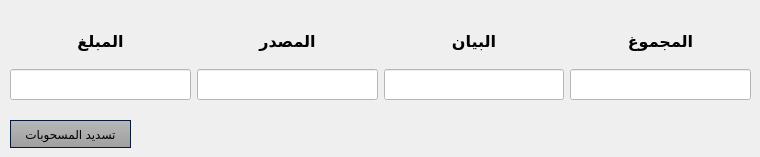
    <widget class="QWidget" name="tabPayWithdrawn">
     <attribute name="title">
      <string>تسديد المسحوبات</string>
     </attribute>
     <widget class="QWidget" name="gridLayoutWidget_4">
      <property name="geometry">
       <rect>
        <x>10</x>
        <y>20</y>
        <width>741</width>
        <height>80</height>
       </rect>
      </property>
      <layout class="QGridLayout" name="gridLayout_4" columnstretch="0,0,0,0">
       <item row="0" column="1">
        <widget class="QLabel" name="label_18">
         <property name="font">
          <font>
           <family>Arial</family>
           <pointsize>12</pointsize>
           <bold>true</bold>
          </font>
         </property>
         <property name="layoutDirection">
          <enum>Qt::RightToLeft</enum>
         </property>
         <property name="text">
          <string>المصدر</string>
         </property>
         <property name="alignment">
          <set>Qt::AlignCenter</set>
         </property>
        </widget>
       </item>
       <item row="0" column="2">
        <widget class="QLabel" name="label_19">
         <property name="font">
          <font>
           <family>Arial</family>
           <pointsize>12</pointsize>
           <bold>true</bold>
          </font>
         </property>
         <property name="layoutDirection">
          <enum>Qt::RightToLeft</enum>
         </property>
         <property name="text">
          <string>البيان</string>
         </property>
         <property name="alignment">
          <set>Qt::AlignCenter</set>
         </property>
        </widget>
       </item>
       <item row="1" column="3">
        <widget class="QLineEdit" name="inputSum_4">
         <property name="font">
          <font>
           <pointsize>14</pointsize>
          </font>
         </property>
         <property name="styleSheet">
          <string notr="true">background-color: rgb(255, 255, 255);</string>
         </property>
        </widget>
       </item>
       <item row="1" column="0">
        <widget class="QLineEdit" name="inputAmount_4">
         <property name="font">
          <font>
           <pointsize>14</pointsize>
          </font>
         </property>
         <property name="styleSheet">
          <string notr="true">background-color: rgb(255, 255, 255);</string>
         </property>
        </widget>
       </item>
       <item row="1" column="1">
        <widget class="QLineEdit" name="inputSource_4">
         <property name="font">
          <font>
           <pointsize>14</pointsize>
          </font>
         </property>
         <property name="styleSheet">
          <string notr="true">background-color: rgb(255, 255, 255);</string>
         </property>
        </widget>
       </item>
       <item row="1" column="2">
        <widget class="QLineEdit" name="inputComment_4">
         <property name="font">
          <font>
           <pointsize>14</pointsize>
          </font>
         </property>
         <property name="styleSheet">
          <string notr="true">background-color: rgb(255, 255, 255);</string>
         </property>
        </widget>
       </item>
       <item row="0" column="0">
        <widget class="QLabel" name="label_20">
         <property name="font">
          <font>
           <family>Arial</family>
           <pointsize>12</pointsize>
           <bold>true</bold>
          </font>
         </property>
         <property name="layoutDirection">
          <enum>Qt::RightToLeft</enum>
         </property>
         <property name="text">
          <string>المبلغ</string>
         </property>
         <property name="alignment">
          <set>Qt::AlignCenter</set>
         </property>
        </widget>
       </item>
       <item row="0" column="3">
        <widget class="QLabel" name="label_21">
         <property name="font">
          <font>
           <family>Arial</family>
           <pointsize>12</pointsize>
           <bold>true</bold>
          </font>
         </property>
         <property name="layoutDirection">
          <enum>Qt::RightToLeft</enum>
         </property>
         <property name="text">
          <string>المجموغ</string>
         </property>
         <property name="alignment">
          <set>Qt::AlignCenter</set>
         </property>
        </widget>
       </item>
      </layout>
     </widget>
     <widget class="QPushButton" name="btnWithdrawnPaymentEntry">
      <property name="geometry">
       <rect>
        <x>10</x>
        <y>120</y>
        <width>121</width>
        <height>28</height>
       </rect>
      </property>
      <property name="styleSheet">
       <string notr="true">QPushButton {
  background-color: qlineargradient(spread:repeat, x1:1, y1:0, x2:1, y2:1, stop:0 rgba(184, 184,      184, 255),stop:1 rgba(159, 159, 159, 255));
	color: #000;
	min-width: 80px;
	border-style: solid;
	border-width: 1px;
	border-color: #051a39;
	padding: 5px;
}
QPushButton#btnWithdrawnPaymentEntry:hover
{
	background-color: rgba(70,162,218,50%);
	border: 1px solid #46a2da;

}

QPushButton#btnWithdrawnPaymentEntry:pressed {
    background-color: qlineargradient(x1: 0, y1: 0, x2: 0, y2: 1,
                                      stop: 0 #dadbde, stop: 1 #f6f7fa);
}</string>
      </property>
      <property name="text">
       <string>تسديد المسحوبات</string>
      </property>
     </widget>
    </widget>
